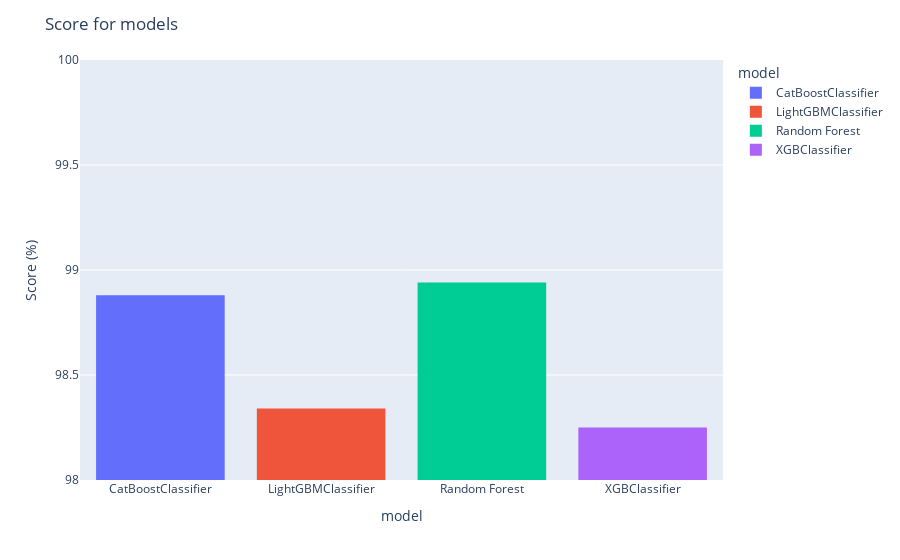

Source (notebook cell):
### Code cell
# Create a bar chart
fig = px.histogram(dfmetrics, x="model", y = "score", color="model")
fig.update_layout(title_text='Score for models',xaxis_title="model",
    yaxis_title="Score (%)", yaxis_range=[98,100])
fig.show()

### Figure 1 — Plotly figure (JSON) as saved in the notebook; plotly's stock layout.template omitted (floating-point values rounded to 4 significant figures)
{"data": [{"alignmentgroup": "True", "bingroup": "x", "histfunc": "sum", "hovertemplate": "model=%{x}<br>sum of score=%{y}<extra></extra>", "legendgroup": "CatBoostClassifier", "marker": {"color": "#636efa", "pattern": {"shape": ""}}, "name": "CatBoostClassifier", "offsetgroup": "CatBoostClassifier", "orientation": "v", "showlegend": true, "type": "histogram", "x": ["CatBoostClassifier"], "xaxis": "x", "y": [98.88], "yaxis": "y"}, {"alignmentgroup": "True", "bingroup": "x", "histfunc": "sum", "hovertemplate": "model=%{x}<br>sum of score=%{y}<extra></extra>", "legendgroup": "LightGBMClassifier", "marker": {"color": "#EF553B", "pattern": {"shape": ""}}, "name": "LightGBMClassifier", "offsetgroup": "LightGBMClassifier", "orientation": "v", "showlegend": true, "type": "histogram", "x": ["LightGBMClassifier"], "xaxis": "x", "y": [98.34], "yaxis": "y"}, {"alignmentgroup": "True", "bingroup": "x", "histfunc": "sum", "hovertemplate": "model=%{x}<br>sum of score=%{y}<extra></extra>", "legendgroup": "Random Forest", "marker": {"color": "#00cc96", "pattern": {"shape": ""}}, "name": "Random Forest", "offsetgroup": "Random Forest", "orientation": "v", "showlegend": true, "type": "histogram", "x": ["Random Forest"], "xaxis": "x", "y": [98.94], "yaxis": "y"}, {"alignmentgroup": "True", "bingroup": "x", "histfunc": "sum", "hovertemplate": "model=%{x}<br>sum of score=%{y}<extra></extra>", "legendgroup": "XGBClassifier", "marker": {"color": "#ab63fa", "pattern": {"shape": ""}}, "name": "XGBClassifier", "offsetgroup": "XGBClassifier", "orientation": "v", "showlegend": true, "type": "histogram", "x": ["XGBClassifier"], "xaxis": "x", "y": [98.25], "yaxis": "y"}], "layout": {"barmode": "relative", "legend": {"title": {"text": "model"}, "tracegroupgap": 0}, "margin": {"t": 60}, "title": {"text": "Score for models"}, "xaxis": {"anchor": "y", "categoryarray": ["CatBoostClassifier", "LightGBMClassifier", "Random Forest", "XGBClassifier"], "categoryorder": "array", "domain": [0, 1], "title": {"text": "model"}}, "yaxis": {"anchor": "x", "domain": [0, 1], "range": [98, 100], "title": {"text": "Score (%)"}}}}
